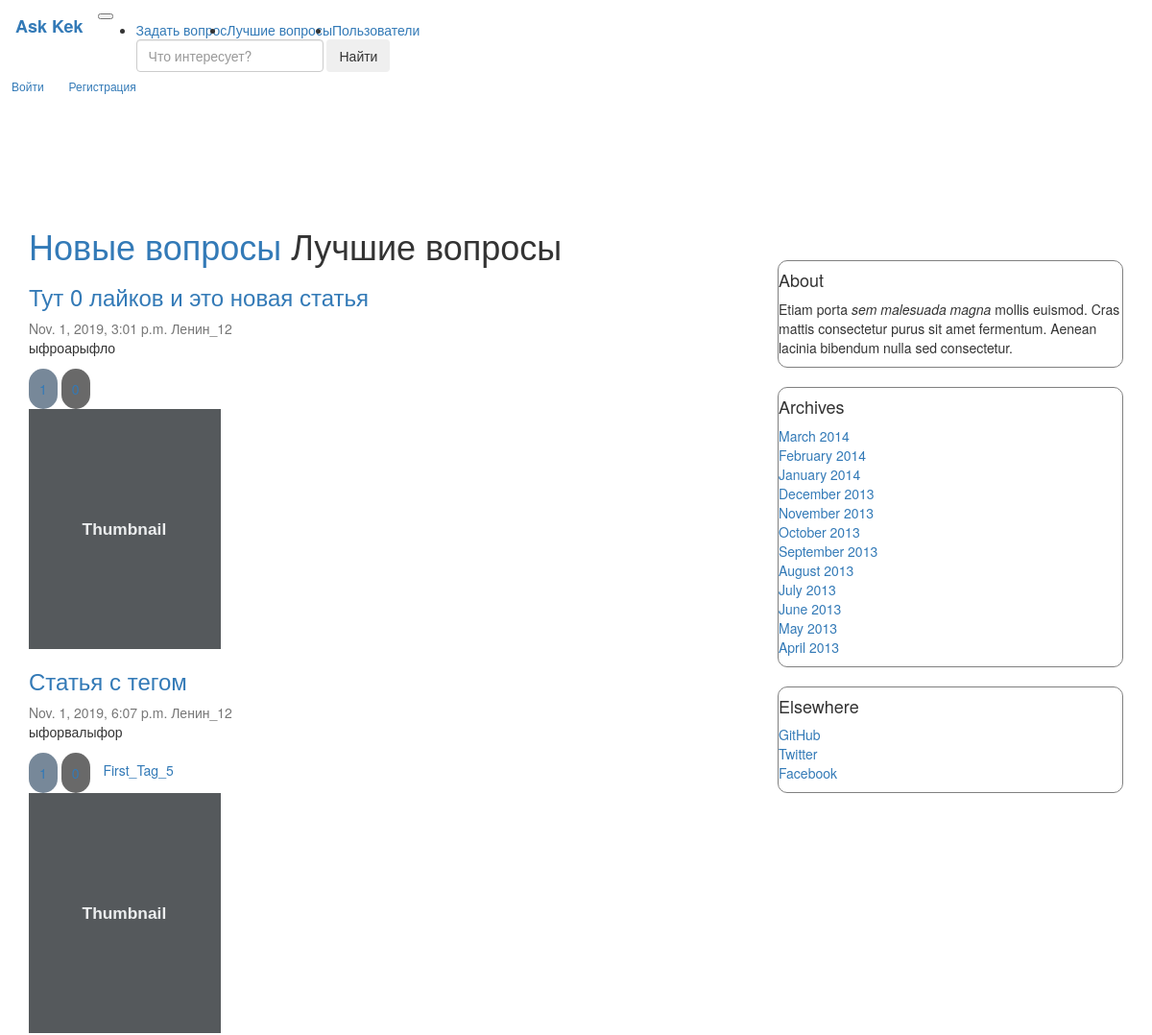
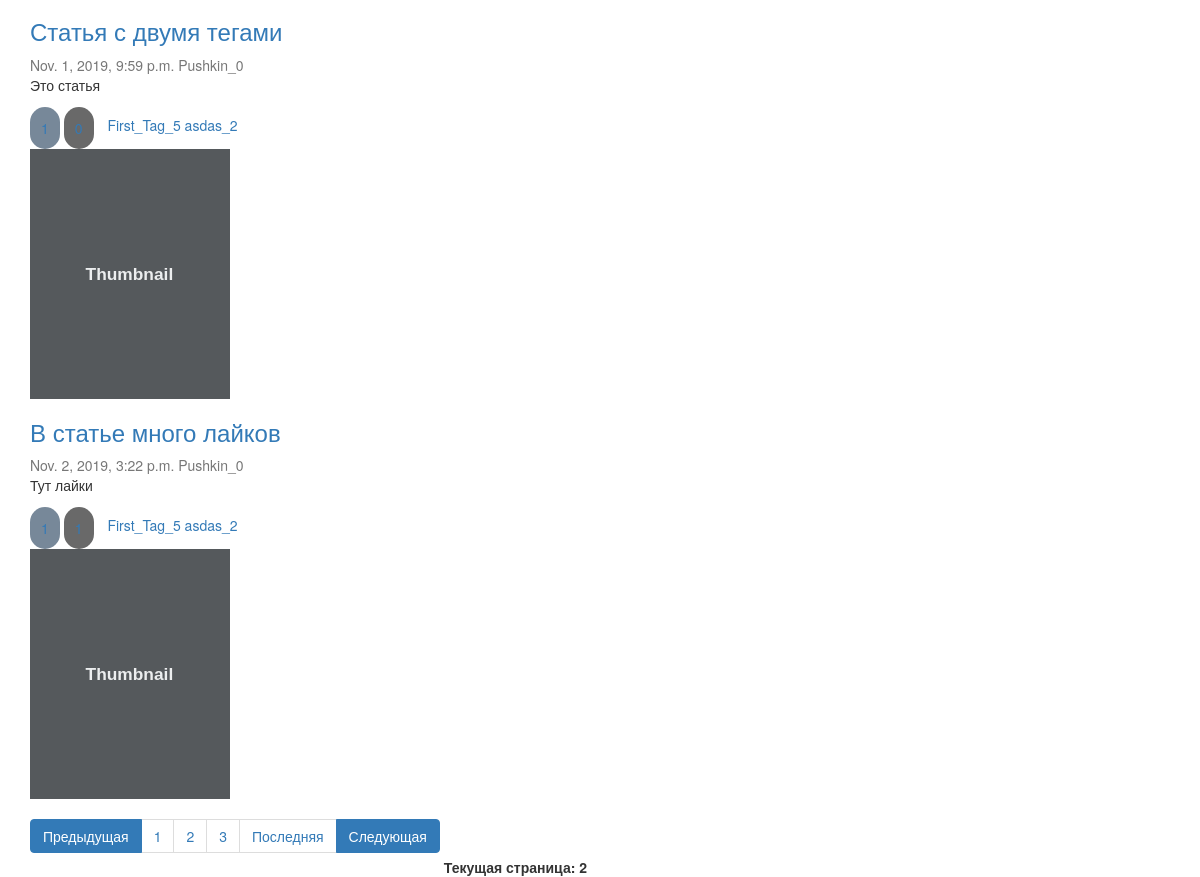
Page /hot_questions/?page=2 on the committed database (2 pictures, top to bottom).
### question/models.py (models this page shows, shortened)
class Article(models.Model):
    title = models.CharField(max_length=255, verbose_name='Заголовок')
    text = models.TextField(verbose_name='Текст')
    date_published = models.DateTimeField(verbose_name='Дата публикации', default=datetime.now(tz=timezone.utc),
                                          db_index=True)
    is_published = models.BooleanField(verbose_name='Опубликовано', default=True, blank=True)
    author = models.ForeignKey(
        Author,
        on_delete=models.CASCADE,
    )
    like = models.ManyToManyField(UserProfile, related_name="Article_like", blank=True)
    dislike = models.ManyToManyField(UserProfile, related_name="Article_dislike", blank=True)
    tags = models.ManyToManyField(Tags, blank=True)
    objects = ArticleManager()  # model manager
    class Meta:
        verbose_name = 'Статья'
        verbose_name_plural = 'Статьи'
        index_together = [('title', 'text')]
        unique_together = [('title', 'text')]

class Author(models.Model):
    name = models.CharField(max_length=255, verbose_name='Имя', unique=True)
    rating = models.IntegerField(default=0, verbose_name='Рейтинг')
    def __str__(self):
        return '{}_{}'.format(self.name, self.rating)
    class Meta:
        verbose_name = 'Автор'
        verbose_name_plural = 'Авторы'

class Tags(models.Model):
    name = models.CharField(max_length=255, verbose_name="Тег", default="TechnoPark", db_index=True)
    count = models.IntegerField(verbose_name="Число упоминаний", default=0)
    def __str__(self):
        return '{}_{}'.format(self.name, self.count)

### question/views.py (the view)
# urls.py: path('hot_questions/', views.hot_questions_html, name="hot_questions_url"),
def hot_questions_html(request):
    articles = models.Article.objects.best_published()
    paginated_data = paginate(articles, request)
    rendered_data = {"questions": paginated_data}
    return render(request, "./question/hot_questions.html", rendered_data)

### question/models.py (called while the page is built)
    def best_published(self):
        test = list(self.filter(is_published=True, date_published__lt=datetime.now(tz=timezone.utc)))
        test = sorted(test, key=lambda x: x.like.count(), reverse=True)
        return test

### question/views.py (called while the page is built)
def paginate(objects_list, request):
    paginator = Paginator(list(objects_list), 4)
    page = request.GET.get('page')
    try:
        contacts = paginator.get_page(page)
    except PageNotAnInteger:
        contacts = paginator.page(1)
    except EmptyPage:
        contacts = paginator.page(paginator.num_pages)
    return contacts

### question/templates/question/hot_questions.html
{% extends "question/index.html" %}
{% load static %}
{% block title %}
    <h1><a href="{% url "index" %}"> Новые вопросы</a> Лучшие вопросы </h1>
{% endblock %}

### question/templates/question/index.html (shortened to what this page needs)
{% extends "question/base.html" %}
{% load static %}
{% block content %}
    {% block title %}{% endblock %}
    {% for q in questions %}
        <div class="question">
            <div class="card flex-md-row mb-4 box-shadow h-md-250">
                <div class="card-body d-flex flex-column align-items-start">
                    {% block link_to_ans %}
                        <h3 class="mb-0">
                            <a href="{% url 'one_question_url' q.pk %}" class="href">{{ q.title }}</a>
                        </h3>
                    {% endblock %}
                    <div class="mb-1 text-muted">{{ q.date_published }} {{ q.author }}</div>
                    <p class="card-text mb-auto">{{ q.text }}</p>
                    {% block likes %}
                    <div class="fluid-container">
                        <a class="like" data-qid="{{ q.pk }}"
                           data-vote="inc" data-type="question">
                            {{ q.like.count }}
                        </a>
                        <a class="dislike" data-qid="{{ q.pk }}"
                           data-vote="dec" data-type="question">
                        </a>
                    {% endblock %}
                        {% for tag in q.tags.all %}
                            <a href="{% url 'question_by_tag_url' tag.name %}">{{ tag }}</a>
                        {% endfor %}
                    </div>
                </div>
                <img class="card-img-right flex-auto d-none d-md-block" data-src="holder.js/200x250?theme=thumb"
                     alt="Thumbnail [200x250]" style="width: 200px; height: 250px;"
                     data-holder-rendered="true">
            </div>
        </div>
    {% endfor %}
    <nav aria-label="...">
        <ul class="pagination">
            {% if questions.has_previous %}
                <li class="page-item active">
                    <a class="page-link" href="?page={{ questions.previous_page_number }}">Предыдущая</a>
                </li>
            {% endif %}
            <li class="page-item" aria-current="page">
                <a class="page-link" href="?page=1">1</a>
            </li>
            {% if questions.paginator.num_pages >= 2 %}
                <li class="page-item">
                    <a class="page-link" href="?page=2">2 <span class="sr-only">(current)</span></a>
                </li>
            {% endif %}
            {% if questions.paginator.num_pages >= 3 %}
                <li class="page-item">
                    <a class="page-link" href="?page=3">3 <span class="sr-only">(current)</span></a>
                </li>
            {% endif %}
            <li class="page-item"><a class="page-link"
                                     href="?page={{ questions.paginator.num_pages }}">Последняя</a></li>
            {% if questions.has_next %}
                <li class="page-item active">
                    <a class="page-link" href="?page={{ questions.next_page_number }}">Следующая</a>
                </li>
            {% endif %}
        </ul>
        <b>Текущая страница: {{ questions.number }}</b>
    </nav>
    {% block  pre_paginator %}
        <link rel="stylesheet" href="{% static "question/index/my.css" %}">
    {% endblock %}
{% endblock %}

### question/static/question/index/my.css (style rules this page uses)
.like { display: inline-block; margin-bottom: 0; margin-top: 2px; font-weight: normal; text-align: center; vertical-align: middle; cursor: pointer; background: LightSlateGray; border: 6px solid transparent; padding: 5px 5px; white-space: nowrap; font-size: 14px; line-height: 1.428571429; border-radius: 20px; }
.dislike { display: inline-block; margin-bottom: 0; margin-top: 2px; font-weight: normal; text-align: center; vertical-align: middle; cursor: pointer; background: DimGrey; border: 6px solid transparent; padding: 5px 5px; white-space: nowrap; font-size: 14px; line-height: 1.428571429; border-radius: 20px; }
.pagination { margin-top: 20px; }

### rows in the picture
Article: title "Тут 0 лайков и это новая статья", date_published "Nov. 1, 2019, 3:01 p.m.", author "Ленин_12", text "ыфроарыфло", like.count "1"
Article: title "Статья с тегом", date_published "Nov. 1, 2019, 6:07 p.m.", author "Ленин_12", text "ыфорвалыфор", like.count "1"
Tags: name+count "First_Tag_5"
Article: title "Статья с двумя тегами", date_published "Nov. 1, 2019, 9:59 p.m.", author "Pushkin_0", text "Это статья", like.count "1"
Tags: name+count "asdas_2"
Article: title "В статье много лайков", date_published "Nov. 2, 2019, 3:22 p.m.", author "Pushkin_0", text "Тут лайки", like.count "1"

### other values in the picture
{{ questions.number }} "2"
